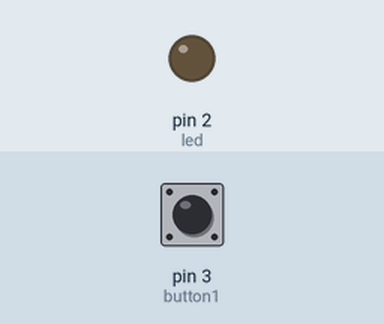
Bench run of a sketch on a simulated Arduino Uno, built with avr-gcc and run on an emulated ATmega328P. Parts: output pins drawn as LEDs (lit = HIGH). Inputs (shaded band) come from the test bench; at power-on: pin 3 (button1) LOW.

Above: at 1.2 s.
1.3 s: pin 3 (button1) pulled HIGH for 0.15 s
At 1.7 s:
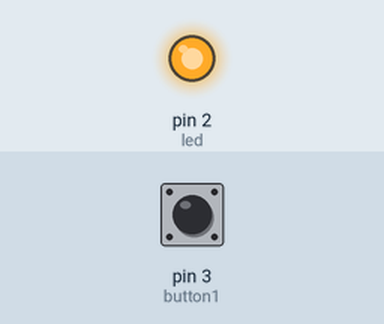
2.9 s: pin 3 (button1) pulled HIGH for 1 s
At 4.1 s:
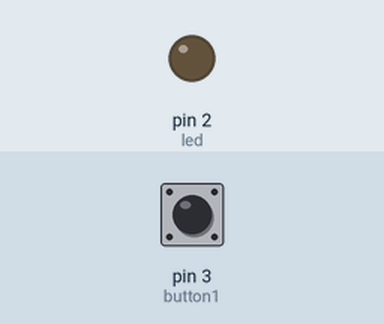
5.4 s: pin 3 (button1) pulled HIGH for 3.2 s
At 6.0 s:
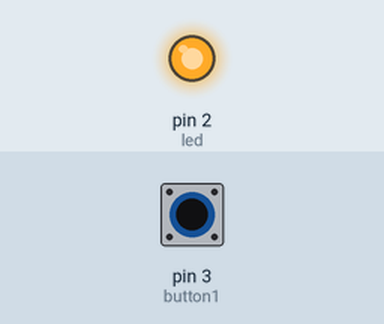
Timing chart, 0 to 8.4 s (numbered marks = the images above; inputs shaded):
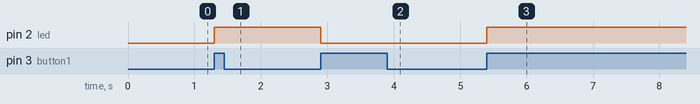

The sketch:

button.ino
```cpp
#define led 2
#define button1 3
bool buttonStatus;
bool lastButton = 0;
bool ledStatus= 0;

void setup() {
  Serial.begin(9600);
  pinMode(led,OUTPUT);
  pinMode(button1, INPUT);


}

void loop() {

  buttonStatus = (digitalRead(button1));

  if(buttonStatus == 1 && lastButton == 0){
    ledStatus = !ledStatus;
    lastButton = 1;

  }
  else{
    lastButton = buttonStatus;
  }
  digitalWrite(led,ledStatus);

}
```

Measured:
- after the input at 1.3 s, pin 2 (led): LOW → HIGH at once
- after the input at 2.9 s, pin 2 (led): HIGH → LOW at once
- after the input at 5.4 s, pin 2 (led): LOW → HIGH at once
